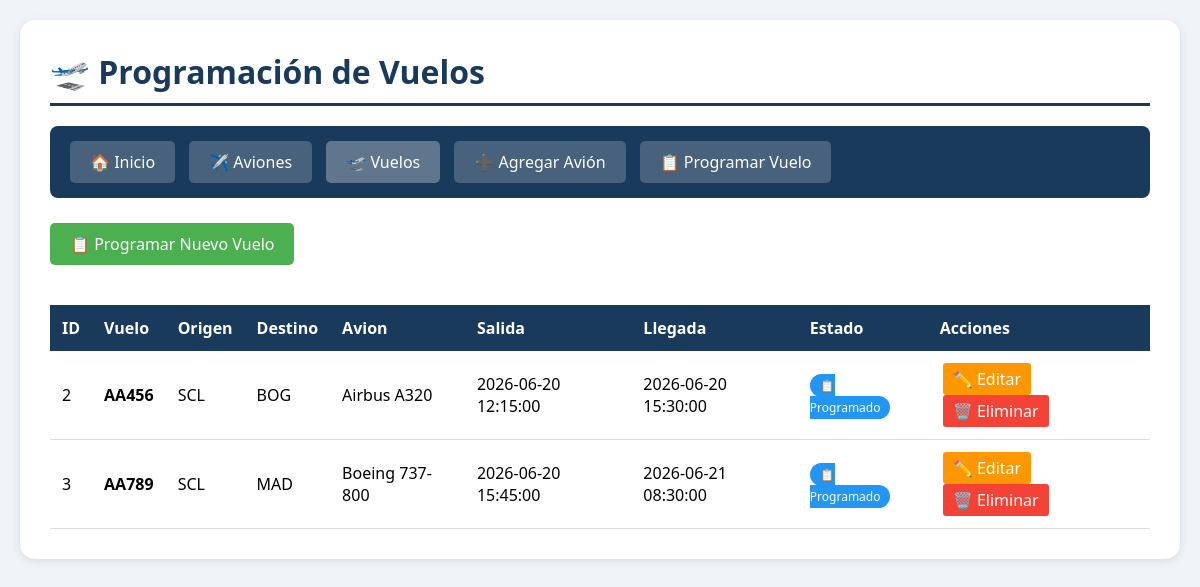
The app's page /vuelos_list.php, older data.
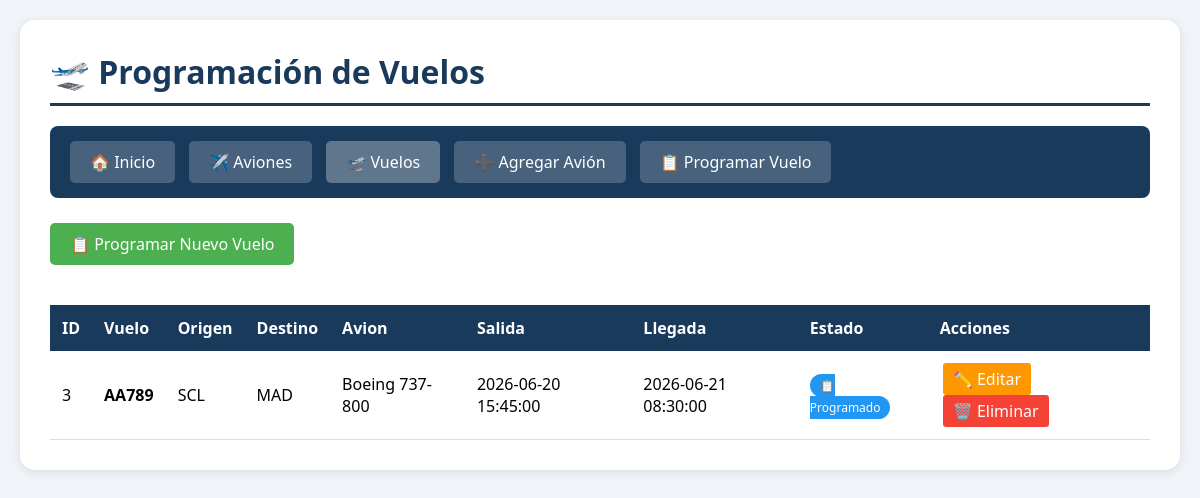
The same page, newer data.
### tables this page shows
CREATE TABLE vuelos (
    id INTEGER PRIMARY KEY AUTOINCREMENT,
    numero_vuelo TEXT UNIQUE NOT NULL,
    avion_id INTEGER NOT NULL,
    origen TEXT NOT NULL,
    destino TEXT NOT NULL,
    hora_salida DATETIME NOT NULL,
    hora_llegada DATETIME NOT NULL,
    estado TEXT DEFAULT 'Programado',
    FOREIGN KEY (avion_id) REFERENCES aviones(id) ON DELETE CASCADE
);

CREATE TABLE aviones (
    id INTEGER PRIMARY KEY AUTOINCREMENT,
    matricula TEXT UNIQUE NOT NULL,
    modelo TEXT NOT NULL,
    fabricante TEXT NOT NULL,
    capacidad INTEGER NOT NULL,
    año_fabricacion INTEGER,
    estado TEXT DEFAULT 'Activo',
    fecha_registro TIMESTAMP DEFAULT CURRENT_TIMESTAMP
);

### includes/db.php (called while the page is built, shortened)
<?php
class Database {
    private static $instance = null;
    private $db;
    private function __construct() {
        $this->dbPath = __DIR__ . '/../database.db';
        try {
            $this->db = new PDO('sqlite:' . $this->dbPath);
            $this->db->setAttribute(PDO::ATTR_ERRMODE, PDO::ERRMODE_EXCEPTION);
            $this->db->setAttribute(PDO::ATTR_DEFAULT_FETCH_MODE, PDO::FETCH_ASSOC);
        } catch (PDOException $e) {
            die("❌ Error de conexión: " . $e->getMessage());
        }
    }
    public static function getInstance() {
        if (self::$instance == null) {
            self::$instance = new Database();
        }
        return self::$instance;
    }
    public function getConnection() {
        return $this->db;
    }
}
?>

### includes/crud.php (called while the page is built, shortened)
<?php
require_once __DIR__ . '/db.php';
class CRUD {
    private $db;
    public function __construct() {
        $this->db = Database::getInstance()->getConnection();
    }
    public function readAllVuelos() {
        try {
            $sql = "SELECT v.*, a.modelo as avion_modelo, a.matricula as avion_matricula
                    FROM vuelos v
                    LEFT JOIN aviones a ON v.avion_id = a.id
                    ORDER BY v.hora_salida ASC";
            $stmt = $this->db->query($sql);
            return $stmt->fetchAll();
        } catch (PDOException $e) {
            return [];
        }
    }
}
?>

### vuelos_list.php (the view, shortened to what this page needs)
<?php
require_once 'includes/crud.php';
$crud = new CRUD();
$vuelos = $crud->readAllVuelos();
?>
<!DOCTYPE html>
<html lang="es">
<head>
</head>
<body>
    <div class="container">
        <h1>🛫 Programación de Vuelos</h1>
        <div class="navbar">
            <a href="index.php">🏠 Inicio</a>
            <a href="aviones_list.php">✈️ Aviones</a>
            <a href="vuelos_list.php" style="background:rgba(255,255,255,0.3);">🛫 Vuelos</a>
            <a href="aviones_create.php">➕ Agregar Avión</a>
            <a href="vuelos_create.php">📋 Programar Vuelo</a>
        </div>
        <a href="vuelos_create.php" class="btn-agregar">📋 Programar Nuevo Vuelo</a>
        <table>
            <thead>
                <tr>
                    <th>ID</th>
                    <th>Vuelo</th>
                    <th>Origen</th>
                    <th>Destino</th>
                    <th>Avion</th>
                    <th>Salida</th>
                    <th>Llegada</th>
                    <th>Estado</th>
                    <th>Acciones</th>
                </tr>
            </thead>
            <tbody>
                <?php if (count($vuelos) > 0): ?>
                    <?php foreach ($vuelos as $vuelo): ?>
                        <tr>
                            <td><?= $vuelo['id'] ?></td>
                            <td><strong><?= htmlspecialchars($vuelo['numero_vuelo']) ?></strong></td>
                            <td><?= htmlspecialchars($vuelo['origen']) ?></td>
                            <td><?= htmlspecialchars($vuelo['destino']) ?></td>
                            <td><?= htmlspecialchars($vuelo['avion_modelo'] ?? 'N/A') ?></td>
                            <td><?= $vuelo['hora_salida'] ?></td>
                            <td><?= $vuelo['hora_llegada'] ?></td>
                            <td>
                                <?php if ($vuelo['estado'] == 'Programado'): ?>
                                    <span class="status-programado">📋 Programado</span>
                                <?php elseif ($vuelo['estado'] == 'En Vuelo'): ?>
                                    <span class="status-en-vuelo">✈️ En Vuelo</span>
                                <?php elseif ($vuelo['estado'] == 'Aterrizado'): ?>
                                    <span class="status-aterrizado">🛬 Aterrizado</span>
                                <?php else: ?>
                                    <span class="status-cancelado">❌ Cancelado</span>
                                <?php endif; ?>
                            </td>
                            <td class="acciones">
                                <a href="vuelos_update.php?id=<?= $vuelo['id'] ?>" class="btn-editar">✏️ Editar</a>
                                <a href="vuelos_delete.php?id=<?= $vuelo['id'] ?>" class="btn-eliminar" onclick="return confirm('¿Estás seguro de cancelar este vuelo?')">🗑️ Eliminar</a>
                            </td>
                        </tr>
                    <?php endforeach; ?>
                <?php endif; ?>
            </tbody>
        </table>
    </div>
</body>
</html>

Row changes from the older to the newer data that the page shows:
removed vuelos: id "2", numero_vuelo "AA456", origen "SCL", destino "BOG", avion.modelo "Airbus A320", hora_salida "2026-06-20 12:15:00", hora_llegada "2026-06-20 15:30:00", estado "📋 Programado"
